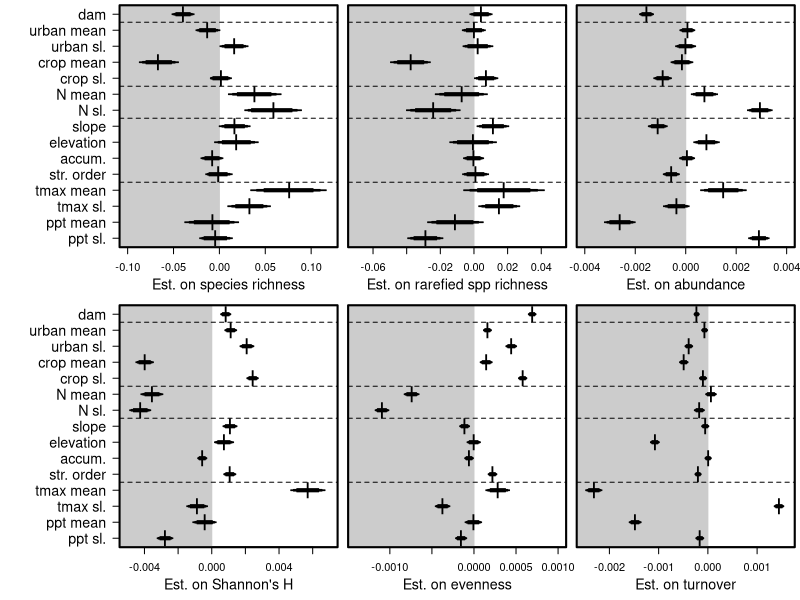

Write the R code that produced this figure.
##Set working directory
setwd("C:/Users/ewelti/Desktop/git/EuroAquaticMacroInverts/")

# attach data
drivEst <- read.csv("outputs/Driver_metaanaly_Ests.csv")
head(drivEst)
unique(drivEst$Response)

options(scipen=999)

tiff(filename = "Drivers_taxonDiv.tiff", width = 12, height = 9, units = 'in', res = 600, compression = 'lzw')

layout(mat = matrix(c(1:8), 
                        nrow = 2, 
                        ncol = 4),
       heights = c(2,2,2,2,2,2,2,2),
       widths = c(1,2,2,2,1,2,2,2))
#layout.show(8)

par(mar=c(4,0.4,0.4,0.4))
#empty plot for where the labels will go
plot(0, xaxt = 'n', yaxt = 'n', bty = 'n', pch = '', ylab = '', xlab = '')
plot(0, xaxt = 'n', yaxt = 'n', bty = 'n', pch = '', ylab = '', xlab = '')
#####################Taxonomic metrics ##############################
#### Spp Richness #####
sub <- subset(drivEst, Response == "spp_richness")
est <- sub$Estimate[2:16]
yy <- c(1,3,2,4,5,6,7,8,9,10,14,12,11,13,15)
plot(yy ~ est, ylab="",xlab="", yaxt="n", las=1, type="n",xlim=c(-0.10,0.12), cex=2)
axis(2, at=yy, labels=c("ppt sl.", "tmax sl.", "ppt mean", "tmax mean", "str. order",
    "accum.", "elevation", "slope", "N sl.", "N mean", "urban mean", "crop mean", "crop sl.",
    "urban sl.", "dam"), las=1,cex.axis=1.3)
title(xlab="Est. on species richness", line=2.4,cex.lab=1.3)
polygon(x=c(-100,-100,0,0),
        y=c(-4,22,22,-4), col = "grey80", border = "grey80")
box(lwd=2)
points(yy ~ est, pch="l",cex=2)
yyy1=c(0.975,1.025,1.025,0.975)
yyy2=c(0.95,1.05,1.05,0.95)
yyy3=c(0.9,1.1,1.1,0.9)
polygon(x=c(sub$Q2.5[2], sub$Q2.5[2], sub$Q97.5[2], sub$Q97.5[2]),y=yyy1, col = 1, border = 1,lwd = 1)
polygon(x=c(sub$Q5[2], sub$Q5[2], sub$Q95[2], sub$Q95[2]),y=yyy2, col = 1, border = 1,lwd = 1)
polygon(x=c(sub$Q10[2], sub$Q10[2], sub$Q90[2], sub$Q90[2]),y=yyy3, col = 1, border = 1,lwd = 1)
polygon(x=c(sub$Q2.5[4], sub$Q2.5[4], sub$Q97.5[4], sub$Q97.5[4]),y=(yyy1+1), col = 1, border = 1,lwd = 1)
polygon(x=c(sub$Q5[4], sub$Q5[4], sub$Q95[4], sub$Q95[4]),y=(yyy2+1), col = 1, border = 1,lwd = 1)
polygon(x=c(sub$Q10[4], sub$Q10[4], sub$Q90[4], sub$Q90[4]),y=(yyy3+1), col = 1, border = 1,lwd = 1)
polygon(x=c(sub$Q2.5[3], sub$Q2.5[3], sub$Q97.5[3], sub$Q97.5[3]),y=(yyy1+2), col = 1, border = 1,lwd = 1)
polygon(x=c(sub$Q5[3], sub$Q5[3], sub$Q95[3], sub$Q95[3]),y=(yyy2+2), col = 1, border = 1,lwd = 1)
polygon(x=c(sub$Q10[3], sub$Q10[3], sub$Q90[3], sub$Q90[3]),y=(yyy3+2), col = 1, border = 1,lwd = 1)
polygon(x=c(sub$Q2.5[5], sub$Q2.5[5], sub$Q97.5[5], sub$Q97.5[5]),y=(yyy1+3), col = 1, border = 1,lwd = 1)
polygon(x=c(sub$Q5[5], sub$Q5[5], sub$Q95[5], sub$Q95[5]),y=(yyy2+3), col = 1, border = 1,lwd = 1)
polygon(x=c(sub$Q10[5], sub$Q10[5], sub$Q90[5], sub$Q90[5]),y=(yyy3+3), col = 1, border = 1,lwd = 1)
polygon(x=c(sub$Q2.5[6], sub$Q2.5[6], sub$Q97.5[6], sub$Q97.5[6]),y=(yyy1+4), col = 1, border = 1,lwd = 1)
polygon(x=c(sub$Q5[6], sub$Q5[6], sub$Q95[6], sub$Q95[6]),y=(yyy2+4), col = 1, border = 1,lwd = 1)
polygon(x=c(sub$Q10[6], sub$Q10[6], sub$Q90[6], sub$Q90[6]),y=(yyy3+4), col = 1, border = 1,lwd = 1)
polygon(x=c(sub$Q2.5[7], sub$Q2.5[7], sub$Q97.5[7], sub$Q97.5[7]),y=(yyy1+5), col = 1, border = 1,lwd = 1)
polygon(x=c(sub$Q5[7], sub$Q5[7], sub$Q95[7], sub$Q95[7]),y=(yyy2+5), col = 1, border = 1,lwd = 1)
polygon(x=c(sub$Q10[7], sub$Q10[7], sub$Q90[7], sub$Q90[7]),y=(yyy3+5), col = 1, border = 1,lwd = 1)
polygon(x=c(sub$Q2.5[8], sub$Q2.5[8], sub$Q97.5[8], sub$Q97.5[8]),y=(yyy1+6), col = 1, border = 1,lwd = 1)
polygon(x=c(sub$Q5[8], sub$Q5[8], sub$Q95[8], sub$Q95[8]),y=(yyy2+6), col = 1, border = 1,lwd = 1)
polygon(x=c(sub$Q10[8], sub$Q10[8], sub$Q90[8], sub$Q90[8]),y=(yyy3+6), col = 1, border = 1,lwd = 1)
polygon(x=c(sub$Q2.5[9], sub$Q2.5[9], sub$Q97.5[9], sub$Q97.5[9]),y=(yyy1+7), col = 1, border = 1,lwd = 1)
polygon(x=c(sub$Q5[9], sub$Q5[9], sub$Q95[9], sub$Q95[9]),y=(yyy2+7), col = 1, border = 1,lwd = 1)
polygon(x=c(sub$Q10[9], sub$Q10[9], sub$Q90[9], sub$Q90[9]),y=(yyy3+7), col = 1, border = 1,lwd = 1)
polygon(x=c(sub$Q2.5[10], sub$Q2.5[10], sub$Q97.5[10], sub$Q97.5[10]),y=(yyy1+8), col = 1, border = 1,lwd = 1)
polygon(x=c(sub$Q5[10], sub$Q5[10], sub$Q95[10], sub$Q95[10]),y=(yyy2+8), col = 1, border = 1,lwd = 1)
polygon(x=c(sub$Q10[10], sub$Q10[10], sub$Q90[10], sub$Q90[10]),y=(yyy3+8), col = 1, border = 1,lwd = 1)
polygon(x=c(sub$Q2.5[11], sub$Q2.5[11], sub$Q97.5[11], sub$Q97.5[11]),y=(yyy1+9), col = 1, border = 1,lwd = 1)
polygon(x=c(sub$Q5[11], sub$Q5[11], sub$Q95[11], sub$Q95[11]),y=(yyy2+9), col = 1, border = 1,lwd = 1)
polygon(x=c(sub$Q10[11], sub$Q10[11], sub$Q90[11], sub$Q90[11]),y=(yyy3+9), col = 1, border = 1,lwd = 1)
polygon(x=c(sub$Q2.5[14], sub$Q2.5[14], sub$Q97.5[14], sub$Q97.5[14]),y=(yyy1+10), col = 1, border = 1,lwd = 1)
polygon(x=c(sub$Q5[14], sub$Q5[14], sub$Q95[14], sub$Q95[14]),y=(yyy2+10), col = 1, border = 1,lwd = 1)
polygon(x=c(sub$Q10[14], sub$Q10[14], sub$Q90[14], sub$Q90[14]),y=(yyy3+10), col = 1, border = 1,lwd = 1)
polygon(x=c(sub$Q2.5[13], sub$Q2.5[13], sub$Q97.5[13], sub$Q97.5[13]),y=(yyy1+11), col = 1, border = 1,lwd = 1)
polygon(x=c(sub$Q5[13], sub$Q5[13], sub$Q95[13], sub$Q95[13]),y=(yyy2+11), col = 1, border = 1,lwd = 1)
polygon(x=c(sub$Q10[13], sub$Q10[13], sub$Q90[13], sub$Q90[13]),y=(yyy3+11), col = 1, border = 1,lwd = 1)
polygon(x=c(sub$Q2.5[15], sub$Q2.5[15], sub$Q97.5[15], sub$Q97.5[15]),y=(yyy1+12), col = 1, border = 1,lwd = 1)
polygon(x=c(sub$Q5[15], sub$Q5[15], sub$Q95[15], sub$Q95[15]),y=(yyy2+12), col = 1, border = 1,lwd = 1)
polygon(x=c(sub$Q10[15], sub$Q10[15], sub$Q90[15], sub$Q90[15]),y=(yyy3+12), col = 1, border = 1,lwd = 1)
polygon(x=c(sub$Q2.5[12], sub$Q2.5[12], sub$Q97.5[12], sub$Q97.5[12]),y=(yyy1+13), col = 1, border = 1,lwd = 1)
polygon(x=c(sub$Q5[12], sub$Q5[12], sub$Q95[12], sub$Q95[12]),y=(yyy2+13), col = 1, border = 1,lwd = 1)
polygon(x=c(sub$Q10[12], sub$Q10[12], sub$Q90[12], sub$Q90[12]),y=(yyy3+13), col = 1, border = 1,lwd = 1)
polygon(x=c(sub$Q2.5[16], sub$Q2.5[16], sub$Q97.5[16], sub$Q97.5[16]),y=(yyy1+14), col = 1, border = 1,lwd = 1)
polygon(x=c(sub$Q5[16], sub$Q5[16], sub$Q95[16], sub$Q95[16]),y=(yyy2+14), col = 1, border = 1,lwd = 1)
polygon(x=c(sub$Q10[16], sub$Q10[16], sub$Q90[16], sub$Q90[16]),y=(yyy3+14), col = 1, border = 1,lwd = 1)
abline(h=4.5,lty=2)
abline(h=8.5,lty=2)
abline(h=10.5,lty=2)
abline(h=14.5,lty=2)

#### shannonsH #####
sub <- subset(drivEst, Response == "shannonsH")
est <- sub$Estimate[2:16]
plot(yy ~ est, ylab="",xlab="", yaxt="n", las=1, type="n",xlim=c(-0.005,0.007), cex=2)
title(xlab="Est. on Shannon's H", line=2.4,cex.lab=1.3)
axis(2, at=yy, labels=c("ppt sl.", "tmax sl.", "ppt mean", "tmax mean", "str. order",
    "accum.", "elevation", "slope", "N sl.", "N mean", "urban mean", "crop mean", "crop sl.",
    "urban sl.", "dam"), las=1,cex.axis=1.3)
polygon(x=c(-100,-100,0,0),
        y=c(-4,22,22,-4), col = "grey80", border = "grey80")
box(lwd=2)
points(yy ~ est, pch="l",cex=2)
polygon(x=c(sub$Q2.5[2], sub$Q2.5[2], sub$Q97.5[2], sub$Q97.5[2]),y=yyy1, col = 1, border = 1,lwd = 1)
polygon(x=c(sub$Q5[2], sub$Q5[2], sub$Q95[2], sub$Q95[2]),y=yyy2, col = 1, border = 1,lwd = 1)
polygon(x=c(sub$Q10[2], sub$Q10[2], sub$Q90[2], sub$Q90[2]),y=yyy3, col = 1, border = 1,lwd = 1)
polygon(x=c(sub$Q2.5[4], sub$Q2.5[4], sub$Q97.5[4], sub$Q97.5[4]),y=(yyy1+1), col = 1, border = 1,lwd = 1)
polygon(x=c(sub$Q5[4], sub$Q5[4], sub$Q95[4], sub$Q95[4]),y=(yyy2+1), col = 1, border = 1,lwd = 1)
polygon(x=c(sub$Q10[4], sub$Q10[4], sub$Q90[4], sub$Q90[4]),y=(yyy3+1), col = 1, border = 1,lwd = 1)
polygon(x=c(sub$Q2.5[3], sub$Q2.5[3], sub$Q97.5[3], sub$Q97.5[3]),y=(yyy1+2), col = 1, border = 1,lwd = 1)
polygon(x=c(sub$Q5[3], sub$Q5[3], sub$Q95[3], sub$Q95[3]),y=(yyy2+2), col = 1, border = 1,lwd = 1)
polygon(x=c(sub$Q10[3], sub$Q10[3], sub$Q90[3], sub$Q90[3]),y=(yyy3+2), col = 1, border = 1,lwd = 1)
polygon(x=c(sub$Q2.5[5], sub$Q2.5[5], sub$Q97.5[5], sub$Q97.5[5]),y=(yyy1+3), col = 1, border = 1,lwd = 1)
polygon(x=c(sub$Q5[5], sub$Q5[5], sub$Q95[5], sub$Q95[5]),y=(yyy2+3), col = 1, border = 1,lwd = 1)
polygon(x=c(sub$Q10[5], sub$Q10[5], sub$Q90[5], sub$Q90[5]),y=(yyy3+3), col = 1, border = 1,lwd = 1)
polygon(x=c(sub$Q2.5[6], sub$Q2.5[6], sub$Q97.5[6], sub$Q97.5[6]),y=(yyy1+4), col = 1, border = 1,lwd = 1)
polygon(x=c(sub$Q5[6], sub$Q5[6], sub$Q95[6], sub$Q95[6]),y=(yyy2+4), col = 1, border = 1,lwd = 1)
polygon(x=c(sub$Q10[6], sub$Q10[6], sub$Q90[6], sub$Q90[6]),y=(yyy3+4), col = 1, border = 1,lwd = 1)
polygon(x=c(sub$Q2.5[7], sub$Q2.5[7], sub$Q97.5[7], sub$Q97.5[7]),y=(yyy1+5), col = 1, border = 1,lwd = 1)
polygon(x=c(sub$Q5[7], sub$Q5[7], sub$Q95[7], sub$Q95[7]),y=(yyy2+5), col = 1, border = 1,lwd = 1)
polygon(x=c(sub$Q10[7], sub$Q10[7], sub$Q90[7], sub$Q90[7]),y=(yyy3+5), col = 1, border = 1,lwd = 1)
polygon(x=c(sub$Q2.5[8], sub$Q2.5[8], sub$Q97.5[8], sub$Q97.5[8]),y=(yyy1+6), col = 1, border = 1,lwd = 1)
polygon(x=c(sub$Q5[8], sub$Q5[8], sub$Q95[8], sub$Q95[8]),y=(yyy2+6), col = 1, border = 1,lwd = 1)
polygon(x=c(sub$Q10[8], sub$Q10[8], sub$Q90[8], sub$Q90[8]),y=(yyy3+6), col = 1, border = 1,lwd = 1)
polygon(x=c(sub$Q2.5[9], sub$Q2.5[9], sub$Q97.5[9], sub$Q97.5[9]),y=(yyy1+7), col = 1, border = 1,lwd = 1)
polygon(x=c(sub$Q5[9], sub$Q5[9], sub$Q95[9], sub$Q95[9]),y=(yyy2+7), col = 1, border = 1,lwd = 1)
polygon(x=c(sub$Q10[9], sub$Q10[9], sub$Q90[9], sub$Q90[9]),y=(yyy3+7), col = 1, border = 1,lwd = 1)
polygon(x=c(sub$Q2.5[10], sub$Q2.5[10], sub$Q97.5[10], sub$Q97.5[10]),y=(yyy1+8), col = 1, border = 1,lwd = 1)
polygon(x=c(sub$Q5[10], sub$Q5[10], sub$Q95[10], sub$Q95[10]),y=(yyy2+8), col = 1, border = 1,lwd = 1)
polygon(x=c(sub$Q10[10], sub$Q10[10], sub$Q90[10], sub$Q90[10]),y=(yyy3+8), col = 1, border = 1,lwd = 1)
polygon(x=c(sub$Q2.5[11], sub$Q2.5[11], sub$Q97.5[11], sub$Q97.5[11]),y=(yyy1+9), col = 1, border = 1,lwd = 1)
polygon(x=c(sub$Q5[11], sub$Q5[11], sub$Q95[11], sub$Q95[11]),y=(yyy2+9), col = 1, border = 1,lwd = 1)
polygon(x=c(sub$Q10[11], sub$Q10[11], sub$Q90[11], sub$Q90[11]),y=(yyy3+9), col = 1, border = 1,lwd = 1)
polygon(x=c(sub$Q2.5[14], sub$Q2.5[14], sub$Q97.5[14], sub$Q97.5[14]),y=(yyy1+10), col = 1, border = 1,lwd = 1)
polygon(x=c(sub$Q5[14], sub$Q5[14], sub$Q95[14], sub$Q95[14]),y=(yyy2+10), col = 1, border = 1,lwd = 1)
polygon(x=c(sub$Q10[14], sub$Q10[14], sub$Q90[14], sub$Q90[14]),y=(yyy3+10), col = 1, border = 1,lwd = 1)
polygon(x=c(sub$Q2.5[13], sub$Q2.5[13], sub$Q97.5[13], sub$Q97.5[13]),y=(yyy1+11), col = 1, border = 1,lwd = 1)
polygon(x=c(sub$Q5[13], sub$Q5[13], sub$Q95[13], sub$Q95[13]),y=(yyy2+11), col = 1, border = 1,lwd = 1)
polygon(x=c(sub$Q10[13], sub$Q10[13], sub$Q90[13], sub$Q90[13]),y=(yyy3+11), col = 1, border = 1,lwd = 1)
polygon(x=c(sub$Q2.5[15], sub$Q2.5[15], sub$Q97.5[15], sub$Q97.5[15]),y=(yyy1+12), col = 1, border = 1,lwd = 1)
polygon(x=c(sub$Q5[15], sub$Q5[15], sub$Q95[15], sub$Q95[15]),y=(yyy2+12), col = 1, border = 1,lwd = 1)
polygon(x=c(sub$Q10[15], sub$Q10[15], sub$Q90[15], sub$Q90[15]),y=(yyy3+12), col = 1, border = 1,lwd = 1)
polygon(x=c(sub$Q2.5[12], sub$Q2.5[12], sub$Q97.5[12], sub$Q97.5[12]),y=(yyy1+13), col = 1, border = 1,lwd = 1)
polygon(x=c(sub$Q5[12], sub$Q5[12], sub$Q95[12], sub$Q95[12]),y=(yyy2+13), col = 1, border = 1,lwd = 1)
polygon(x=c(sub$Q10[12], sub$Q10[12], sub$Q90[12], sub$Q90[12]),y=(yyy3+13), col = 1, border = 1,lwd = 1)
polygon(x=c(sub$Q2.5[16], sub$Q2.5[16], sub$Q97.5[16], sub$Q97.5[16]),y=(yyy1+14), col = 1, border = 1,lwd = 1)
polygon(x=c(sub$Q5[16], sub$Q5[16], sub$Q95[16], sub$Q95[16]),y=(yyy2+14), col = 1, border = 1,lwd = 1)
polygon(x=c(sub$Q10[16], sub$Q10[16], sub$Q90[16], sub$Q90[16]),y=(yyy3+14), col = 1, border = 1,lwd = 1)
abline(h=4.5,lty=2)
abline(h=8.5,lty=2)
abline(h=10.5,lty=2)
abline(h=14.5,lty=2)

#### spp_richness_rarefied #####
sub <- subset(drivEst, Response == "spp_richness_rarefied")
est <- sub$Estimate[2:16]
plot(yy ~ est, ylab="",xlab="", yaxt="n", las=1, type="n",xlim=c(-0.07,0.05), cex=2)
title(xlab="Est. on rarefied spp richness", line=2.4,cex.lab=1.3)
polygon(x=c(-100,-100,0,0),
        y=c(-4,22,22,-4), col = "grey80", border = "grey80")
box(lwd=2)
points(yy ~ est, pch="l",cex=2)
polygon(x=c(sub$Q2.5[2], sub$Q2.5[2], sub$Q97.5[2], sub$Q97.5[2]),y=yyy1, col = 1, border = 1,lwd = 1)
polygon(x=c(sub$Q5[2], sub$Q5[2], sub$Q95[2], sub$Q95[2]),y=yyy2, col = 1, border = 1,lwd = 1)
polygon(x=c(sub$Q10[2], sub$Q10[2], sub$Q90[2], sub$Q90[2]),y=yyy3, col = 1, border = 1,lwd = 1)
polygon(x=c(sub$Q2.5[4], sub$Q2.5[4], sub$Q97.5[4], sub$Q97.5[4]),y=(yyy1+1), col = 1, border = 1,lwd = 1)
polygon(x=c(sub$Q5[4], sub$Q5[4], sub$Q95[4], sub$Q95[4]),y=(yyy2+1), col = 1, border = 1,lwd = 1)
polygon(x=c(sub$Q10[4], sub$Q10[4], sub$Q90[4], sub$Q90[4]),y=(yyy3+1), col = 1, border = 1,lwd = 1)
polygon(x=c(sub$Q2.5[3], sub$Q2.5[3], sub$Q97.5[3], sub$Q97.5[3]),y=(yyy1+2), col = 1, border = 1,lwd = 1)
polygon(x=c(sub$Q5[3], sub$Q5[3], sub$Q95[3], sub$Q95[3]),y=(yyy2+2), col = 1, border = 1,lwd = 1)
polygon(x=c(sub$Q10[3], sub$Q10[3], sub$Q90[3], sub$Q90[3]),y=(yyy3+2), col = 1, border = 1,lwd = 1)
polygon(x=c(sub$Q2.5[5], sub$Q2.5[5], sub$Q97.5[5], sub$Q97.5[5]),y=(yyy1+3), col = 1, border = 1,lwd = 1)
polygon(x=c(sub$Q5[5], sub$Q5[5], sub$Q95[5], sub$Q95[5]),y=(yyy2+3), col = 1, border = 1,lwd = 1)
polygon(x=c(sub$Q10[5], sub$Q10[5], sub$Q90[5], sub$Q90[5]),y=(yyy3+3), col = 1, border = 1,lwd = 1)
polygon(x=c(sub$Q2.5[6], sub$Q2.5[6], sub$Q97.5[6], sub$Q97.5[6]),y=(yyy1+4), col = 1, border = 1,lwd = 1)
polygon(x=c(sub$Q5[6], sub$Q5[6], sub$Q95[6], sub$Q95[6]),y=(yyy2+4), col = 1, border = 1,lwd = 1)
polygon(x=c(sub$Q10[6], sub$Q10[6], sub$Q90[6], sub$Q90[6]),y=(yyy3+4), col = 1, border = 1,lwd = 1)
polygon(x=c(sub$Q2.5[7], sub$Q2.5[7], sub$Q97.5[7], sub$Q97.5[7]),y=(yyy1+5), col = 1, border = 1,lwd = 1)
polygon(x=c(sub$Q5[7], sub$Q5[7], sub$Q95[7], sub$Q95[7]),y=(yyy2+5), col = 1, border = 1,lwd = 1)
polygon(x=c(sub$Q10[7], sub$Q10[7], sub$Q90[7], sub$Q90[7]),y=(yyy3+5), col = 1, border = 1,lwd = 1)
polygon(x=c(sub$Q2.5[8], sub$Q2.5[8], sub$Q97.5[8], sub$Q97.5[8]),y=(yyy1+6), col = 1, border = 1,lwd = 1)
polygon(x=c(sub$Q5[8], sub$Q5[8], sub$Q95[8], sub$Q95[8]),y=(yyy2+6), col = 1, border = 1,lwd = 1)
polygon(x=c(sub$Q10[8], sub$Q10[8], sub$Q90[8], sub$Q90[8]),y=(yyy3+6), col = 1, border = 1,lwd = 1)
polygon(x=c(sub$Q2.5[9], sub$Q2.5[9], sub$Q97.5[9], sub$Q97.5[9]),y=(yyy1+7), col = 1, border = 1,lwd = 1)
polygon(x=c(sub$Q5[9], sub$Q5[9], sub$Q95[9], sub$Q95[9]),y=(yyy2+7), col = 1, border = 1,lwd = 1)
polygon(x=c(sub$Q10[9], sub$Q10[9], sub$Q90[9], sub$Q90[9]),y=(yyy3+7), col = 1, border = 1,lwd = 1)
polygon(x=c(sub$Q2.5[10], sub$Q2.5[10], sub$Q97.5[10], sub$Q97.5[10]),y=(yyy1+8), col = 1, border = 1,lwd = 1)
polygon(x=c(sub$Q5[10], sub$Q5[10], sub$Q95[10], sub$Q95[10]),y=(yyy2+8), col = 1, border = 1,lwd = 1)
polygon(x=c(sub$Q10[10], sub$Q10[10], sub$Q90[10], sub$Q90[10]),y=(yyy3+8), col = 1, border = 1,lwd = 1)
polygon(x=c(sub$Q2.5[11], sub$Q2.5[11], sub$Q97.5[11], sub$Q97.5[11]),y=(yyy1+9), col = 1, border = 1,lwd = 1)
polygon(x=c(sub$Q5[11], sub$Q5[11], sub$Q95[11], sub$Q95[11]),y=(yyy2+9), col = 1, border = 1,lwd = 1)
polygon(x=c(sub$Q10[11], sub$Q10[11], sub$Q90[11], sub$Q90[11]),y=(yyy3+9), col = 1, border = 1,lwd = 1)
polygon(x=c(sub$Q2.5[14], sub$Q2.5[14], sub$Q97.5[14], sub$Q97.5[14]),y=(yyy1+10), col = 1, border = 1,lwd = 1)
polygon(x=c(sub$Q5[14], sub$Q5[14], sub$Q95[14], sub$Q95[14]),y=(yyy2+10), col = 1, border = 1,lwd = 1)
polygon(x=c(sub$Q10[14], sub$Q10[14], sub$Q90[14], sub$Q90[14]),y=(yyy3+10), col = 1, border = 1,lwd = 1)
polygon(x=c(sub$Q2.5[13], sub$Q2.5[13], sub$Q97.5[13], sub$Q97.5[13]),y=(yyy1+11), col = 1, border = 1,lwd = 1)
polygon(x=c(sub$Q5[13], sub$Q5[13], sub$Q95[13], sub$Q95[13]),y=(yyy2+11), col = 1, border = 1,lwd = 1)
polygon(x=c(sub$Q10[13], sub$Q10[13], sub$Q90[13], sub$Q90[13]),y=(yyy3+11), col = 1, border = 1,lwd = 1)
polygon(x=c(sub$Q2.5[15], sub$Q2.5[15], sub$Q97.5[15], sub$Q97.5[15]),y=(yyy1+12), col = 1, border = 1,lwd = 1)
polygon(x=c(sub$Q5[15], sub$Q5[15], sub$Q95[15], sub$Q95[15]),y=(yyy2+12), col = 1, border = 1,lwd = 1)
polygon(x=c(sub$Q10[15], sub$Q10[15], sub$Q90[15], sub$Q90[15]),y=(yyy3+12), col = 1, border = 1,lwd = 1)
polygon(x=c(sub$Q2.5[12], sub$Q2.5[12], sub$Q97.5[12], sub$Q97.5[12]),y=(yyy1+13), col = 1, border = 1,lwd = 1)
polygon(x=c(sub$Q5[12], sub$Q5[12], sub$Q95[12], sub$Q95[12]),y=(yyy2+13), col = 1, border = 1,lwd = 1)
polygon(x=c(sub$Q10[12], sub$Q10[12], sub$Q90[12], sub$Q90[12]),y=(yyy3+13), col = 1, border = 1,lwd = 1)
polygon(x=c(sub$Q2.5[16], sub$Q2.5[16], sub$Q97.5[16], sub$Q97.5[16]),y=(yyy1+14), col = 1, border = 1,lwd = 1)
polygon(x=c(sub$Q5[16], sub$Q5[16], sub$Q95[16], sub$Q95[16]),y=(yyy2+14), col = 1, border = 1,lwd = 1)
polygon(x=c(sub$Q10[16], sub$Q10[16], sub$Q90[16], sub$Q90[16]),y=(yyy3+14), col = 1, border = 1,lwd = 1)
abline(h=4.5,lty=2)
abline(h=8.5,lty=2)
abline(h=10.5,lty=2)
abline(h=14.5,lty=2)

#### E10 #####
sub <- subset(drivEst, Response == "E10")
est <- sub$Estimate[2:16]
plot(yy ~ est, ylab="",xlab="", yaxt="n", las=1, type="n",xlim=c(-0.0014,0.001), cex=2)
title(xlab="Est. on evenness", line=2.4,cex.lab=1.3)
polygon(x=c(-100,-100,0,0),
        y=c(-4,22,22,-4), col = "grey80", border = "grey80")
box(lwd=2)
points(yy ~ est, pch="l",cex=2)
polygon(x=c(sub$Q2.5[2], sub$Q2.5[2], sub$Q97.5[2], sub$Q97.5[2]),y=yyy1, col = 1, border = 1,lwd = 1)
polygon(x=c(sub$Q5[2], sub$Q5[2], sub$Q95[2], sub$Q95[2]),y=yyy2, col = 1, border = 1,lwd = 1)
polygon(x=c(sub$Q10[2], sub$Q10[2], sub$Q90[2], sub$Q90[2]),y=yyy3, col = 1, border = 1,lwd = 1)
polygon(x=c(sub$Q2.5[4], sub$Q2.5[4], sub$Q97.5[4], sub$Q97.5[4]),y=(yyy1+1), col = 1, border = 1,lwd = 1)
polygon(x=c(sub$Q5[4], sub$Q5[4], sub$Q95[4], sub$Q95[4]),y=(yyy2+1), col = 1, border = 1,lwd = 1)
polygon(x=c(sub$Q10[4], sub$Q10[4], sub$Q90[4], sub$Q90[4]),y=(yyy3+1), col = 1, border = 1,lwd = 1)
polygon(x=c(sub$Q2.5[3], sub$Q2.5[3], sub$Q97.5[3], sub$Q97.5[3]),y=(yyy1+2), col = 1, border = 1,lwd = 1)
polygon(x=c(sub$Q5[3], sub$Q5[3], sub$Q95[3], sub$Q95[3]),y=(yyy2+2), col = 1, border = 1,lwd = 1)
polygon(x=c(sub$Q10[3], sub$Q10[3], sub$Q90[3], sub$Q90[3]),y=(yyy3+2), col = 1, border = 1,lwd = 1)
polygon(x=c(sub$Q2.5[5], sub$Q2.5[5], sub$Q97.5[5], sub$Q97.5[5]),y=(yyy1+3), col = 1, border = 1,lwd = 1)
polygon(x=c(sub$Q5[5], sub$Q5[5], sub$Q95[5], sub$Q95[5]),y=(yyy2+3), col = 1, border = 1,lwd = 1)
polygon(x=c(sub$Q10[5], sub$Q10[5], sub$Q90[5], sub$Q90[5]),y=(yyy3+3), col = 1, border = 1,lwd = 1)
polygon(x=c(sub$Q2.5[6], sub$Q2.5[6], sub$Q97.5[6], sub$Q97.5[6]),y=(yyy1+4), col = 1, border = 1,lwd = 1)
polygon(x=c(sub$Q5[6], sub$Q5[6], sub$Q95[6], sub$Q95[6]),y=(yyy2+4), col = 1, border = 1,lwd = 1)
polygon(x=c(sub$Q10[6], sub$Q10[6], sub$Q90[6], sub$Q90[6]),y=(yyy3+4), col = 1, border = 1,lwd = 1)
polygon(x=c(sub$Q2.5[7], sub$Q2.5[7], sub$Q97.5[7], sub$Q97.5[7]),y=(yyy1+5), col = 1, border = 1,lwd = 1)
polygon(x=c(sub$Q5[7], sub$Q5[7], sub$Q95[7], sub$Q95[7]),y=(yyy2+5), col = 1, border = 1,lwd = 1)
polygon(x=c(sub$Q10[7], sub$Q10[7], sub$Q90[7], sub$Q90[7]),y=(yyy3+5), col = 1, border = 1,lwd = 1)
polygon(x=c(sub$Q2.5[8], sub$Q2.5[8], sub$Q97.5[8], sub$Q97.5[8]),y=(yyy1+6), col = 1, border = 1,lwd = 1)
polygon(x=c(sub$Q5[8], sub$Q5[8], sub$Q95[8], sub$Q95[8]),y=(yyy2+6), col = 1, border = 1,lwd = 1)
polygon(x=c(sub$Q10[8], sub$Q10[8], sub$Q90[8], sub$Q90[8]),y=(yyy3+6), col = 1, border = 1,lwd = 1)
polygon(x=c(sub$Q2.5[9], sub$Q2.5[9], sub$Q97.5[9], sub$Q97.5[9]),y=(yyy1+7), col = 1, border = 1,lwd = 1)
polygon(x=c(sub$Q5[9], sub$Q5[9], sub$Q95[9], sub$Q95[9]),y=(yyy2+7), col = 1, border = 1,lwd = 1)
polygon(x=c(sub$Q10[9], sub$Q10[9], sub$Q90[9], sub$Q90[9]),y=(yyy3+7), col = 1, border = 1,lwd = 1)
polygon(x=c(sub$Q2.5[10], sub$Q2.5[10], sub$Q97.5[10], sub$Q97.5[10]),y=(yyy1+8), col = 1, border = 1,lwd = 1)
polygon(x=c(sub$Q5[10], sub$Q5[10], sub$Q95[10], sub$Q95[10]),y=(yyy2+8), col = 1, border = 1,lwd = 1)
polygon(x=c(sub$Q10[10], sub$Q10[10], sub$Q90[10], sub$Q90[10]),y=(yyy3+8), col = 1, border = 1,lwd = 1)
polygon(x=c(sub$Q2.5[11], sub$Q2.5[11], sub$Q97.5[11], sub$Q97.5[11]),y=(yyy1+9), col = 1, border = 1,lwd = 1)
polygon(x=c(sub$Q5[11], sub$Q5[11], sub$Q95[11], sub$Q95[11]),y=(yyy2+9), col = 1, border = 1,lwd = 1)
polygon(x=c(sub$Q10[11], sub$Q10[11], sub$Q90[11], sub$Q90[11]),y=(yyy3+9), col = 1, border = 1,lwd = 1)
polygon(x=c(sub$Q2.5[14], sub$Q2.5[14], sub$Q97.5[14], sub$Q97.5[14]),y=(yyy1+10), col = 1, border = 1,lwd = 1)
polygon(x=c(sub$Q5[14], sub$Q5[14], sub$Q95[14], sub$Q95[14]),y=(yyy2+10), col = 1, border = 1,lwd = 1)
polygon(x=c(sub$Q10[14], sub$Q10[14], sub$Q90[14], sub$Q90[14]),y=(yyy3+10), col = 1, border = 1,lwd = 1)
polygon(x=c(sub$Q2.5[13], sub$Q2.5[13], sub$Q97.5[13], sub$Q97.5[13]),y=(yyy1+11), col = 1, border = 1,lwd = 1)
polygon(x=c(sub$Q5[13], sub$Q5[13], sub$Q95[13], sub$Q95[13]),y=(yyy2+11), col = 1, border = 1,lwd = 1)
polygon(x=c(sub$Q10[13], sub$Q10[13], sub$Q90[13], sub$Q90[13]),y=(yyy3+11), col = 1, border = 1,lwd = 1)
polygon(x=c(sub$Q2.5[15], sub$Q2.5[15], sub$Q97.5[15], sub$Q97.5[15]),y=(yyy1+12), col = 1, border = 1,lwd = 1)
polygon(x=c(sub$Q5[15], sub$Q5[15], sub$Q95[15], sub$Q95[15]),y=(yyy2+12), col = 1, border = 1,lwd = 1)
polygon(x=c(sub$Q10[15], sub$Q10[15], sub$Q90[15], sub$Q90[15]),y=(yyy3+12), col = 1, border = 1,lwd = 1)
polygon(x=c(sub$Q2.5[12], sub$Q2.5[12], sub$Q97.5[12], sub$Q97.5[12]),y=(yyy1+13), col = 1, border = 1,lwd = 1)
polygon(x=c(sub$Q5[12], sub$Q5[12], sub$Q95[12], sub$Q95[12]),y=(yyy2+13), col = 1, border = 1,lwd = 1)
polygon(x=c(sub$Q10[12], sub$Q10[12], sub$Q90[12], sub$Q90[12]),y=(yyy3+13), col = 1, border = 1,lwd = 1)
polygon(x=c(sub$Q2.5[16], sub$Q2.5[16], sub$Q97.5[16], sub$Q97.5[16]),y=(yyy1+14), col = 1, border = 1,lwd = 1)
polygon(x=c(sub$Q5[16], sub$Q5[16], sub$Q95[16], sub$Q95[16]),y=(yyy2+14), col = 1, border = 1,lwd = 1)
polygon(x=c(sub$Q10[16], sub$Q10[16], sub$Q90[16], sub$Q90[16]),y=(yyy3+14), col = 1, border = 1,lwd = 1)
abline(h=4.5,lty=2)
abline(h=8.5,lty=2)
abline(h=10.5,lty=2)
abline(h=14.5,lty=2)

#### Abundance #####
sub <- subset(drivEst, Response == "abundance")
est <- sub$Estimate[2:16]
plot(yy ~ est, ylab="",xlab="", yaxt="n", las=1, type="n",xlim=c(-0.004,0.004), cex=2)
title(xlab="Est. on abundance", line=2.4,cex.lab=1.3)
polygon(x=c(-100,-100,0,0),
        y=c(-4,22,22,-4), col = "grey80", border = "grey80")
box(lwd=2)
points(yy ~ est, pch="l",cex=2)
polygon(x=c(sub$Q2.5[2], sub$Q2.5[2], sub$Q97.5[2], sub$Q97.5[2]),y=yyy1, col = 1, border = 1,lwd = 1)
polygon(x=c(sub$Q5[2], sub$Q5[2], sub$Q95[2], sub$Q95[2]),y=yyy2, col = 1, border = 1,lwd = 1)
polygon(x=c(sub$Q10[2], sub$Q10[2], sub$Q90[2], sub$Q90[2]),y=yyy3, col = 1, border = 1,lwd = 1)
polygon(x=c(sub$Q2.5[4], sub$Q2.5[4], sub$Q97.5[4], sub$Q97.5[4]),y=(yyy1+1), col = 1, border = 1,lwd = 1)
polygon(x=c(sub$Q5[4], sub$Q5[4], sub$Q95[4], sub$Q95[4]),y=(yyy2+1), col = 1, border = 1,lwd = 1)
polygon(x=c(sub$Q10[4], sub$Q10[4], sub$Q90[4], sub$Q90[4]),y=(yyy3+1), col = 1, border = 1,lwd = 1)
polygon(x=c(sub$Q2.5[3], sub$Q2.5[3], sub$Q97.5[3], sub$Q97.5[3]),y=(yyy1+2), col = 1, border = 1,lwd = 1)
polygon(x=c(sub$Q5[3], sub$Q5[3], sub$Q95[3], sub$Q95[3]),y=(yyy2+2), col = 1, border = 1,lwd = 1)
polygon(x=c(sub$Q10[3], sub$Q10[3], sub$Q90[3], sub$Q90[3]),y=(yyy3+2), col = 1, border = 1,lwd = 1)
polygon(x=c(sub$Q2.5[5], sub$Q2.5[5], sub$Q97.5[5], sub$Q97.5[5]),y=(yyy1+3), col = 1, border = 1,lwd = 1)
polygon(x=c(sub$Q5[5], sub$Q5[5], sub$Q95[5], sub$Q95[5]),y=(yyy2+3), col = 1, border = 1,lwd = 1)
polygon(x=c(sub$Q10[5], sub$Q10[5], sub$Q90[5], sub$Q90[5]),y=(yyy3+3), col = 1, border = 1,lwd = 1)
polygon(x=c(sub$Q2.5[6], sub$Q2.5[6], sub$Q97.5[6], sub$Q97.5[6]),y=(yyy1+4), col = 1, border = 1,lwd = 1)
polygon(x=c(sub$Q5[6], sub$Q5[6], sub$Q95[6], sub$Q95[6]),y=(yyy2+4), col = 1, border = 1,lwd = 1)
polygon(x=c(sub$Q10[6], sub$Q10[6], sub$Q90[6], sub$Q90[6]),y=(yyy3+4), col = 1, border = 1,lwd = 1)
polygon(x=c(sub$Q2.5[7], sub$Q2.5[7], sub$Q97.5[7], sub$Q97.5[7]),y=(yyy1+5), col = 1, border = 1,lwd = 1)
polygon(x=c(sub$Q5[7], sub$Q5[7], sub$Q95[7], sub$Q95[7]),y=(yyy2+5), col = 1, border = 1,lwd = 1)
polygon(x=c(sub$Q10[7], sub$Q10[7], sub$Q90[7], sub$Q90[7]),y=(yyy3+5), col = 1, border = 1,lwd = 1)
polygon(x=c(sub$Q2.5[8], sub$Q2.5[8], sub$Q97.5[8], sub$Q97.5[8]),y=(yyy1+6), col = 1, border = 1,lwd = 1)
polygon(x=c(sub$Q5[8], sub$Q5[8], sub$Q95[8], sub$Q95[8]),y=(yyy2+6), col = 1, border = 1,lwd = 1)
polygon(x=c(sub$Q10[8], sub$Q10[8], sub$Q90[8], sub$Q90[8]),y=(yyy3+6), col = 1, border = 1,lwd = 1)
polygon(x=c(sub$Q2.5[9], sub$Q2.5[9], sub$Q97.5[9], sub$Q97.5[9]),y=(yyy1+7), col = 1, border = 1,lwd = 1)
polygon(x=c(sub$Q5[9], sub$Q5[9], sub$Q95[9], sub$Q95[9]),y=(yyy2+7), col = 1, border = 1,lwd = 1)
polygon(x=c(sub$Q10[9], sub$Q10[9], sub$Q90[9], sub$Q90[9]),y=(yyy3+7), col = 1, border = 1,lwd = 1)
polygon(x=c(sub$Q2.5[10], sub$Q2.5[10], sub$Q97.5[10], sub$Q97.5[10]),y=(yyy1+8), col = 1, border = 1,lwd = 1)
polygon(x=c(sub$Q5[10], sub$Q5[10], sub$Q95[10], sub$Q95[10]),y=(yyy2+8), col = 1, border = 1,lwd = 1)
polygon(x=c(sub$Q10[10], sub$Q10[10], sub$Q90[10], sub$Q90[10]),y=(yyy3+8), col = 1, border = 1,lwd = 1)
polygon(x=c(sub$Q2.5[11], sub$Q2.5[11], sub$Q97.5[11], sub$Q97.5[11]),y=(yyy1+9), col = 1, border = 1,lwd = 1)
polygon(x=c(sub$Q5[11], sub$Q5[11], sub$Q95[11], sub$Q95[11]),y=(yyy2+9), col = 1, border = 1,lwd = 1)
polygon(x=c(sub$Q10[11], sub$Q10[11], sub$Q90[11], sub$Q90[11]),y=(yyy3+9), col = 1, border = 1,lwd = 1)
polygon(x=c(sub$Q2.5[14], sub$Q2.5[14], sub$Q97.5[14], sub$Q97.5[14]),y=(yyy1+10), col = 1, border = 1,lwd = 1)
polygon(x=c(sub$Q5[14], sub$Q5[14], sub$Q95[14], sub$Q95[14]),y=(yyy2+10), col = 1, border = 1,lwd = 1)
polygon(x=c(sub$Q10[14], sub$Q10[14], sub$Q90[14], sub$Q90[14]),y=(yyy3+10), col = 1, border = 1,lwd = 1)
polygon(x=c(sub$Q2.5[13], sub$Q2.5[13], sub$Q97.5[13], sub$Q97.5[13]),y=(yyy1+11), col = 1, border = 1,lwd = 1)
polygon(x=c(sub$Q5[13], sub$Q5[13], sub$Q95[13], sub$Q95[13]),y=(yyy2+11), col = 1, border = 1,lwd = 1)
polygon(x=c(sub$Q10[13], sub$Q10[13], sub$Q90[13], sub$Q90[13]),y=(yyy3+11), col = 1, border = 1,lwd = 1)
polygon(x=c(sub$Q2.5[15], sub$Q2.5[15], sub$Q97.5[15], sub$Q97.5[15]),y=(yyy1+12), col = 1, border = 1,lwd = 1)
polygon(x=c(sub$Q5[15], sub$Q5[15], sub$Q95[15], sub$Q95[15]),y=(yyy2+12), col = 1, border = 1,lwd = 1)
polygon(x=c(sub$Q10[15], sub$Q10[15], sub$Q90[15], sub$Q90[15]),y=(yyy3+12), col = 1, border = 1,lwd = 1)
polygon(x=c(sub$Q2.5[12], sub$Q2.5[12], sub$Q97.5[12], sub$Q97.5[12]),y=(yyy1+13), col = 1, border = 1,lwd = 1)
polygon(x=c(sub$Q5[12], sub$Q5[12], sub$Q95[12], sub$Q95[12]),y=(yyy2+13), col = 1, border = 1,lwd = 1)
polygon(x=c(sub$Q10[12], sub$Q10[12], sub$Q90[12], sub$Q90[12]),y=(yyy3+13), col = 1, border = 1,lwd = 1)
polygon(x=c(sub$Q2.5[16], sub$Q2.5[16], sub$Q97.5[16], sub$Q97.5[16]),y=(yyy1+14), col = 1, border = 1,lwd = 1)
polygon(x=c(sub$Q5[16], sub$Q5[16], sub$Q95[16], sub$Q95[16]),y=(yyy2+14), col = 1, border = 1,lwd = 1)
polygon(x=c(sub$Q10[16], sub$Q10[16], sub$Q90[16], sub$Q90[16]),y=(yyy3+14), col = 1, border = 1,lwd = 1)
abline(h=4.5,lty=2)
abline(h=8.5,lty=2)
abline(h=10.5,lty=2)
abline(h=14.5,lty=2)

#### Turnover #####
sub <- subset(drivEst, Response == "turnover")
est <- sub$Estimate[2:16]
plot(yy ~ est, ylab="",xlab="", yaxt="n", las=1, type="n",xlim=c(-0.0025,0.0016), cex=2)
title(xlab="Est. on turnover", line=2.4,cex.lab=1.3)
polygon(x=c(-100,-100,0,0),
        y=c(-4,22,22,-4), col = "grey80", border = "grey80")
box(lwd=2)
points(yy ~ est, pch="l",cex=2)
polygon(x=c(sub$Q2.5[2], sub$Q2.5[2], sub$Q97.5[2], sub$Q97.5[2]),y=yyy1, col = 1, border = 1,lwd = 1)
polygon(x=c(sub$Q5[2], sub$Q5[2], sub$Q95[2], sub$Q95[2]),y=yyy2, col = 1, border = 1,lwd = 1)
polygon(x=c(sub$Q10[2], sub$Q10[2], sub$Q90[2], sub$Q90[2]),y=yyy3, col = 1, border = 1,lwd = 1)
polygon(x=c(sub$Q2.5[4], sub$Q2.5[4], sub$Q97.5[4], sub$Q97.5[4]),y=(yyy1+1), col = 1, border = 1,lwd = 1)
polygon(x=c(sub$Q5[4], sub$Q5[4], sub$Q95[4], sub$Q95[4]),y=(yyy2+1), col = 1, border = 1,lwd = 1)
polygon(x=c(sub$Q10[4], sub$Q10[4], sub$Q90[4], sub$Q90[4]),y=(yyy3+1), col = 1, border = 1,lwd = 1)
polygon(x=c(sub$Q2.5[3], sub$Q2.5[3], sub$Q97.5[3], sub$Q97.5[3]),y=(yyy1+2), col = 1, border = 1,lwd = 1)
polygon(x=c(sub$Q5[3], sub$Q5[3], sub$Q95[3], sub$Q95[3]),y=(yyy2+2), col = 1, border = 1,lwd = 1)
polygon(x=c(sub$Q10[3], sub$Q10[3], sub$Q90[3], sub$Q90[3]),y=(yyy3+2), col = 1, border = 1,lwd = 1)
polygon(x=c(sub$Q2.5[5], sub$Q2.5[5], sub$Q97.5[5], sub$Q97.5[5]),y=(yyy1+3), col = 1, border = 1,lwd = 1)
polygon(x=c(sub$Q5[5], sub$Q5[5], sub$Q95[5], sub$Q95[5]),y=(yyy2+3), col = 1, border = 1,lwd = 1)
polygon(x=c(sub$Q10[5], sub$Q10[5], sub$Q90[5], sub$Q90[5]),y=(yyy3+3), col = 1, border = 1,lwd = 1)
polygon(x=c(sub$Q2.5[6], sub$Q2.5[6], sub$Q97.5[6], sub$Q97.5[6]),y=(yyy1+4), col = 1, border = 1,lwd = 1)
polygon(x=c(sub$Q5[6], sub$Q5[6], sub$Q95[6], sub$Q95[6]),y=(yyy2+4), col = 1, border = 1,lwd = 1)
polygon(x=c(sub$Q10[6], sub$Q10[6], sub$Q90[6], sub$Q90[6]),y=(yyy3+4), col = 1, border = 1,lwd = 1)
polygon(x=c(sub$Q2.5[7], sub$Q2.5[7], sub$Q97.5[7], sub$Q97.5[7]),y=(yyy1+5), col = 1, border = 1,lwd = 1)
polygon(x=c(sub$Q5[7], sub$Q5[7], sub$Q95[7], sub$Q95[7]),y=(yyy2+5), col = 1, border = 1,lwd = 1)
polygon(x=c(sub$Q10[7], sub$Q10[7], sub$Q90[7], sub$Q90[7]),y=(yyy3+5), col = 1, border = 1,lwd = 1)
polygon(x=c(sub$Q2.5[8], sub$Q2.5[8], sub$Q97.5[8], sub$Q97.5[8]),y=(yyy1+6), col = 1, border = 1,lwd = 1)
polygon(x=c(sub$Q5[8], sub$Q5[8], sub$Q95[8], sub$Q95[8]),y=(yyy2+6), col = 1, border = 1,lwd = 1)
polygon(x=c(sub$Q10[8], sub$Q10[8], sub$Q90[8], sub$Q90[8]),y=(yyy3+6), col = 1, border = 1,lwd = 1)
polygon(x=c(sub$Q2.5[9], sub$Q2.5[9], sub$Q97.5[9], sub$Q97.5[9]),y=(yyy1+7), col = 1, border = 1,lwd = 1)
polygon(x=c(sub$Q5[9], sub$Q5[9], sub$Q95[9], sub$Q95[9]),y=(yyy2+7), col = 1, border = 1,lwd = 1)
polygon(x=c(sub$Q10[9], sub$Q10[9], sub$Q90[9], sub$Q90[9]),y=(yyy3+7), col = 1, border = 1,lwd = 1)
polygon(x=c(sub$Q2.5[10], sub$Q2.5[10], sub$Q97.5[10], sub$Q97.5[10]),y=(yyy1+8), col = 1, border = 1,lwd = 1)
polygon(x=c(sub$Q5[10], sub$Q5[10], sub$Q95[10], sub$Q95[10]),y=(yyy2+8), col = 1, border = 1,lwd = 1)
polygon(x=c(sub$Q10[10], sub$Q10[10], sub$Q90[10], sub$Q90[10]),y=(yyy3+8), col = 1, border = 1,lwd = 1)
polygon(x=c(sub$Q2.5[11], sub$Q2.5[11], sub$Q97.5[11], sub$Q97.5[11]),y=(yyy1+9), col = 1, border = 1,lwd = 1)
polygon(x=c(sub$Q5[11], sub$Q5[11], sub$Q95[11], sub$Q95[11]),y=(yyy2+9), col = 1, border = 1,lwd = 1)
polygon(x=c(sub$Q10[11], sub$Q10[11], sub$Q90[11], sub$Q90[11]),y=(yyy3+9), col = 1, border = 1,lwd = 1)
polygon(x=c(sub$Q2.5[14], sub$Q2.5[14], sub$Q97.5[14], sub$Q97.5[14]),y=(yyy1+10), col = 1, border = 1,lwd = 1)
polygon(x=c(sub$Q5[14], sub$Q5[14], sub$Q95[14], sub$Q95[14]),y=(yyy2+10), col = 1, border = 1,lwd = 1)
polygon(x=c(sub$Q10[14], sub$Q10[14], sub$Q90[14], sub$Q90[14]),y=(yyy3+10), col = 1, border = 1,lwd = 1)
polygon(x=c(sub$Q2.5[13], sub$Q2.5[13], sub$Q97.5[13], sub$Q97.5[13]),y=(yyy1+11), col = 1, border = 1,lwd = 1)
polygon(x=c(sub$Q5[13], sub$Q5[13], sub$Q95[13], sub$Q95[13]),y=(yyy2+11), col = 1, border = 1,lwd = 1)
polygon(x=c(sub$Q10[13], sub$Q10[13], sub$Q90[13], sub$Q90[13]),y=(yyy3+11), col = 1, border = 1,lwd = 1)
polygon(x=c(sub$Q2.5[15], sub$Q2.5[15], sub$Q97.5[15], sub$Q97.5[15]),y=(yyy1+12), col = 1, border = 1,lwd = 1)
polygon(x=c(sub$Q5[15], sub$Q5[15], sub$Q95[15], sub$Q95[15]),y=(yyy2+12), col = 1, border = 1,lwd = 1)
polygon(x=c(sub$Q10[15], sub$Q10[15], sub$Q90[15], sub$Q90[15]),y=(yyy3+12), col = 1, border = 1,lwd = 1)
polygon(x=c(sub$Q2.5[12], sub$Q2.5[12], sub$Q97.5[12], sub$Q97.5[12]),y=(yyy1+13), col = 1, border = 1,lwd = 1)
polygon(x=c(sub$Q5[12], sub$Q5[12], sub$Q95[12], sub$Q95[12]),y=(yyy2+13), col = 1, border = 1,lwd = 1)
polygon(x=c(sub$Q10[12], sub$Q10[12], sub$Q90[12], sub$Q90[12]),y=(yyy3+13), col = 1, border = 1,lwd = 1)
polygon(x=c(sub$Q2.5[16], sub$Q2.5[16], sub$Q97.5[16], sub$Q97.5[16]),y=(yyy1+14), col = 1, border = 1,lwd = 1)
polygon(x=c(sub$Q5[16], sub$Q5[16], sub$Q95[16], sub$Q95[16]),y=(yyy2+14), col = 1, border = 1,lwd = 1)
polygon(x=c(sub$Q10[16], sub$Q10[16], sub$Q90[16], sub$Q90[16]),y=(yyy3+14), col = 1, border = 1,lwd = 1)
abline(h=4.5,lty=2)
abline(h=8.5,lty=2)
abline(h=10.5,lty=2)
abline(h=14.5,lty=2)

dev.off()
##

